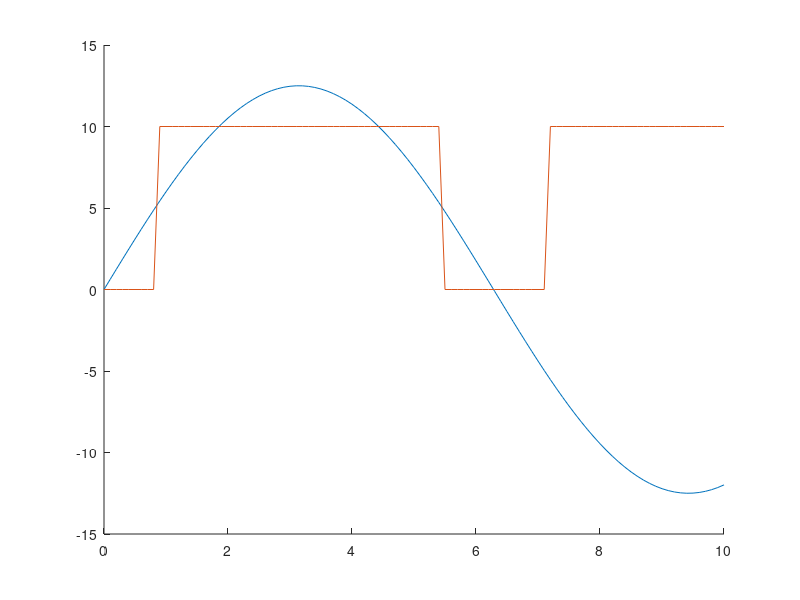

This chart was generated by the following MATLAB code: (Note: this script raises an error after producing the figure.)
function makeDemoData
% 
% 
% 


fileName = 'DemoData_02.csv';

tt = [0:0.1:10]';

A = 20.* sin(tt);
B = 12.5.* sin(0.5.*tt);
C = 35.0 .* sin(1.5.*tt) + (5.*rand(numel(tt),1)-2.5);
D = (B > 5 | B < -5) .* 10 ; 



figure(1), clf, hold on
    % plot(tt, A)
    plot(tt, B)
    % plot(tt, C)
    plot(tt, D)



%% Save to file
T = table(tt, A, B, C, D);

writeCsv(T, fileName)


end
%% =======================================================================================
function writeCsv(T, fileName)

% Create a table and assign column names

T.Properties.VariableNames = {'TIME', 'C_1', 'C_2', 'C_3', 'C_4'};

% Write to CSV file
writetable(T, fileName);


end
%% =======================================================================================